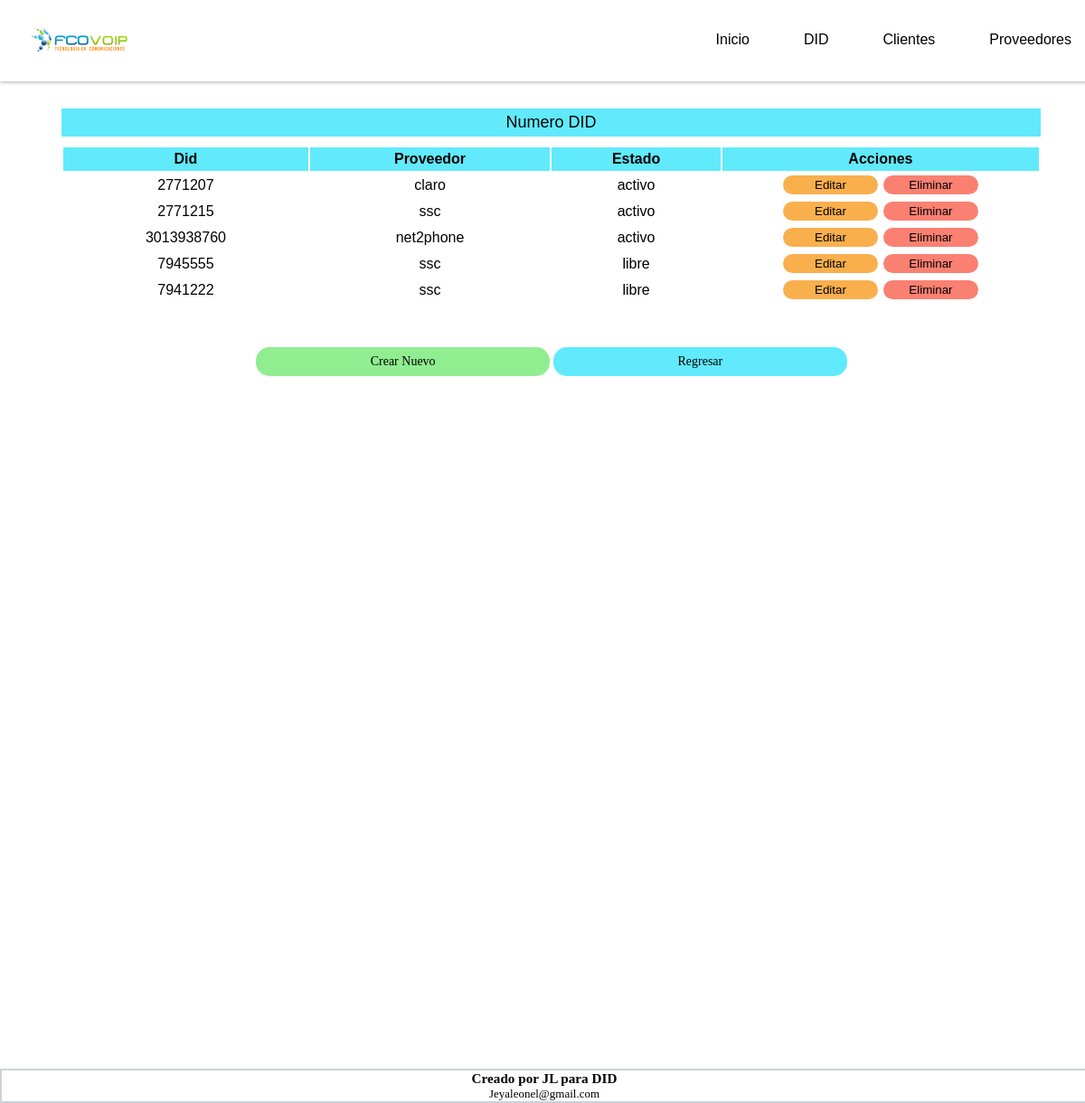
/vistas/vistaDid.php, run on the app's committed database.
### tables this page shows
CREATE TABLE `no_did` (
  `id_did` int(10) UNSIGNED NOT NULL,
  `numero` varchar(14) NOT NULL,
  `estado` enum('activo','libre','suspendido') NOT NULL,
  `id_proveedor` int(10) UNSIGNED NOT NULL,
  `fecha_creacion` timestamp NOT NULL DEFAULT CURRENT_TIMESTAMP,
  `fecha_modificacion` timestamp NOT NULL DEFAULT '0000-00-00 00:00:00' ON UPDATE CURRENT_TIMESTAMP
);

CREATE TABLE `proveedor` (
  `id_proveedor` int(10) UNSIGNED NOT NULL,
  `nombre` varchar(100) DEFAULT NULL,
  `canales` int(11) NOT NULL,
  `ubicacion` varchar(80) NOT NULL,
  `datos_configuracion` text NOT NULL,
  `estado` enum('activo','inactivo') DEFAULT 'activo',
  `fecha_creacion` timestamp NOT NULL DEFAULT CURRENT_TIMESTAMP,
  `fecha_modificacion` timestamp NOT NULL DEFAULT '0000-00-00 00:00:00' ON UPDATE CURRENT_TIMESTAMP
);

### acciones/consultaDid.php (the view, shortened to what this page needs)
<?php
include "conexion.php";
echo '<div><table>';
echo '<caption>Numero DID</caption><tr><th>Did</th><th>Proveedor</th><th>Estado</th><th>Acciones</th></tr>';
$numero="";
if(empty($numero)){
    $consultaDid = "select no_did.*, proveedor.nombre from no_did as no_did, proveedor as proveedor where no_did.id_proveedor=proveedor.id_proveedor and proveedor.estado='activo' order by no_did.estado asc";
}else{
    $consultaDid = "select no_did.*, proveedor.nombre from no_did as no_did, proveedor as proveedor where no_did.id_proveedor=proveedor.id_proveedor and no_did.numero like '%$numero%'";
}
$result=$mysqli->query($consultaDid);
while($row = $result->fetch_assoc()){
    $id_did=$row['id_did'];
    $numero=$row['numero'];
    $estado=$row['estado'];
    $proveedor=$row['nombre'];
    echo "<tr><td>$numero</td><td>$proveedor</td><td>$estado</td>";
    echo "<td><a href='../form/update_did_form.php?id_did=$id_did'><button class='button_editar' type='button'>Editar</button></a>";
    echo "<a href='../acciones/delete_did.php?id_did=$id_did'><button class='button_eliminar' type='button'>Eliminar</button></a></td></tr>";
}
echo "</table></br>";
echo <<<EOT
    <form name="crear-nuevo" action="../form/did_form.php">
            <button class='button_crear' id="crear-nuevo" type="submit" >Crear Nuevo</button>
            <input class='button_regresar' type="button" onclick="history.back()" name="volver atrás" value="Regresar" >
    </form>
    </br>
EOT;
?>

### css/estiloNuevo.css (style rules this page uses)
* { padding: 0; margin: 0; }
.general div { padding-top: 10px; border-radius: 5px; float: center; background-color:white; width: 92%; margin-left: auto; margin-right: auto; }
caption { border: 2px black solid; font: 18px normal Tahoma, helvetica; background-color: #60eafc; padding: 5px; border: 0px solid; margin: 5px; }
table { font: 16px bold Tahoma, helvetica; overflow: scroll; text-align: center; padding: 5px; margin: 5px; background-color: white; border-bottom-left-radius: 5px; border-bottom-right-radius: 5px; width: 99%; }
th { padding: 4px; background-color: #60eafc; text-align: center; }
td { margin: 5px; text-align: center; }
.button_editar { background-color: rgb(250, 175, 77); padding: 3px 5px 3px 5px; border-radius:15px; border: 0px solid; width: 30%; margin: 3px; }
.button_eliminar { background-color: salmon; padding: 3px 5px 3px 5px; border-radius:15px; border: 0px solid; width: 30%; margin: 3px; }
.button_crear { background-color: lightgreen; padding: 8px; border-radius:15px; font: 14px normal helvetica,Tahoma; position: relative; border: 0px solid; width: 30%; }
.button_regresar { background-color: #60eafc; padding: 8px; border-radius:15px; font: 14px normal helvetica,Tahoma; position: relative; border: 0px solid; width: 30%; }
form { font: 14px normal helvetica,Tahoma; background-color: white; margin-top: 10px; padding: 10px; }

### data on the page
no_did: numero "2771207", id_proveedor.nombre "claro", estado "activo"
no_did: numero "2771215", id_proveedor.nombre "ssc", estado "activo"
no_did: numero "3013938760", id_proveedor.nombre "net2phone", estado "activo"
no_did: numero "7945555", id_proveedor.nombre "ssc", estado "libre"
no_did: numero "7941222", id_proveedor.nombre "ssc", estado "libre"
